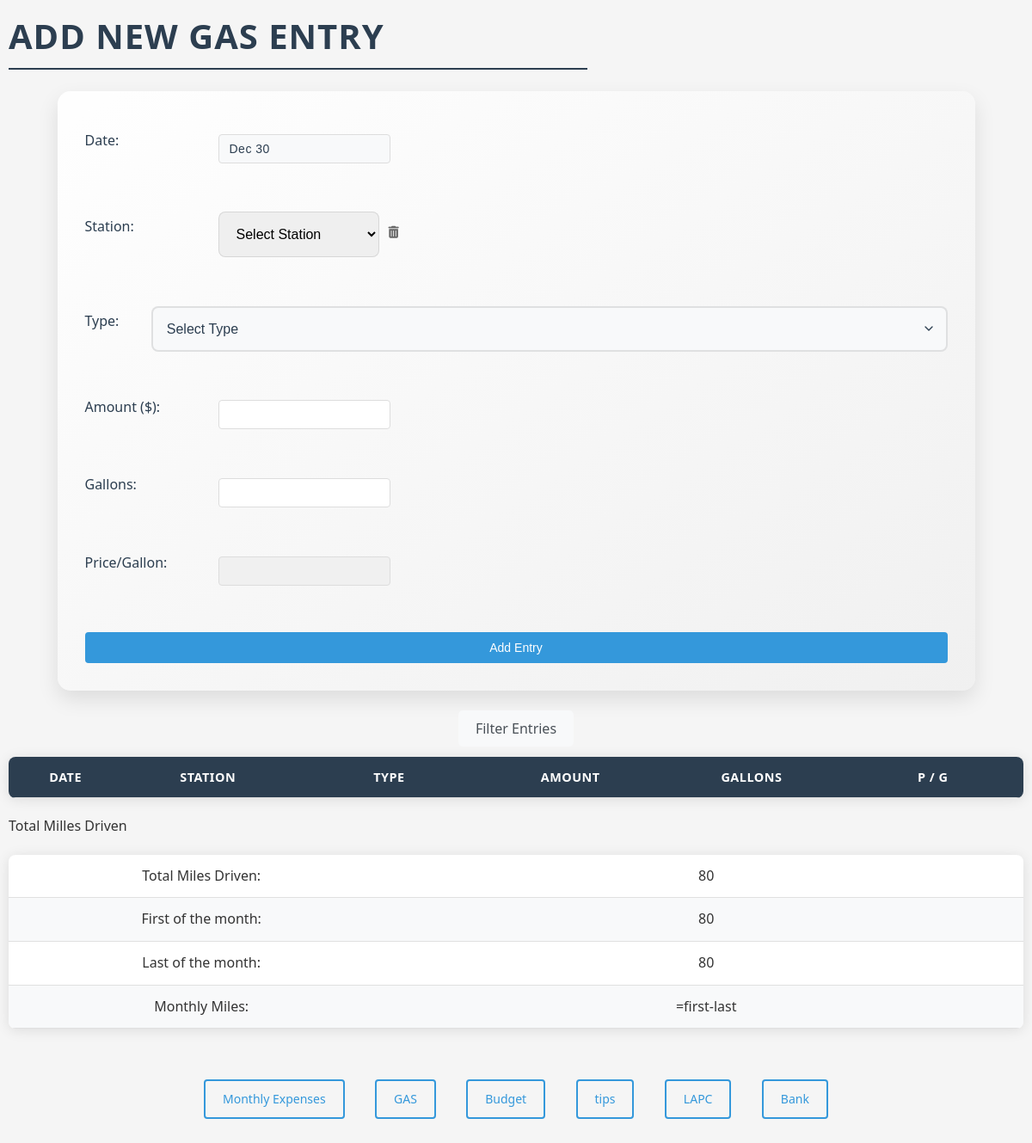
The page /gas.php on the database as committed earlier.
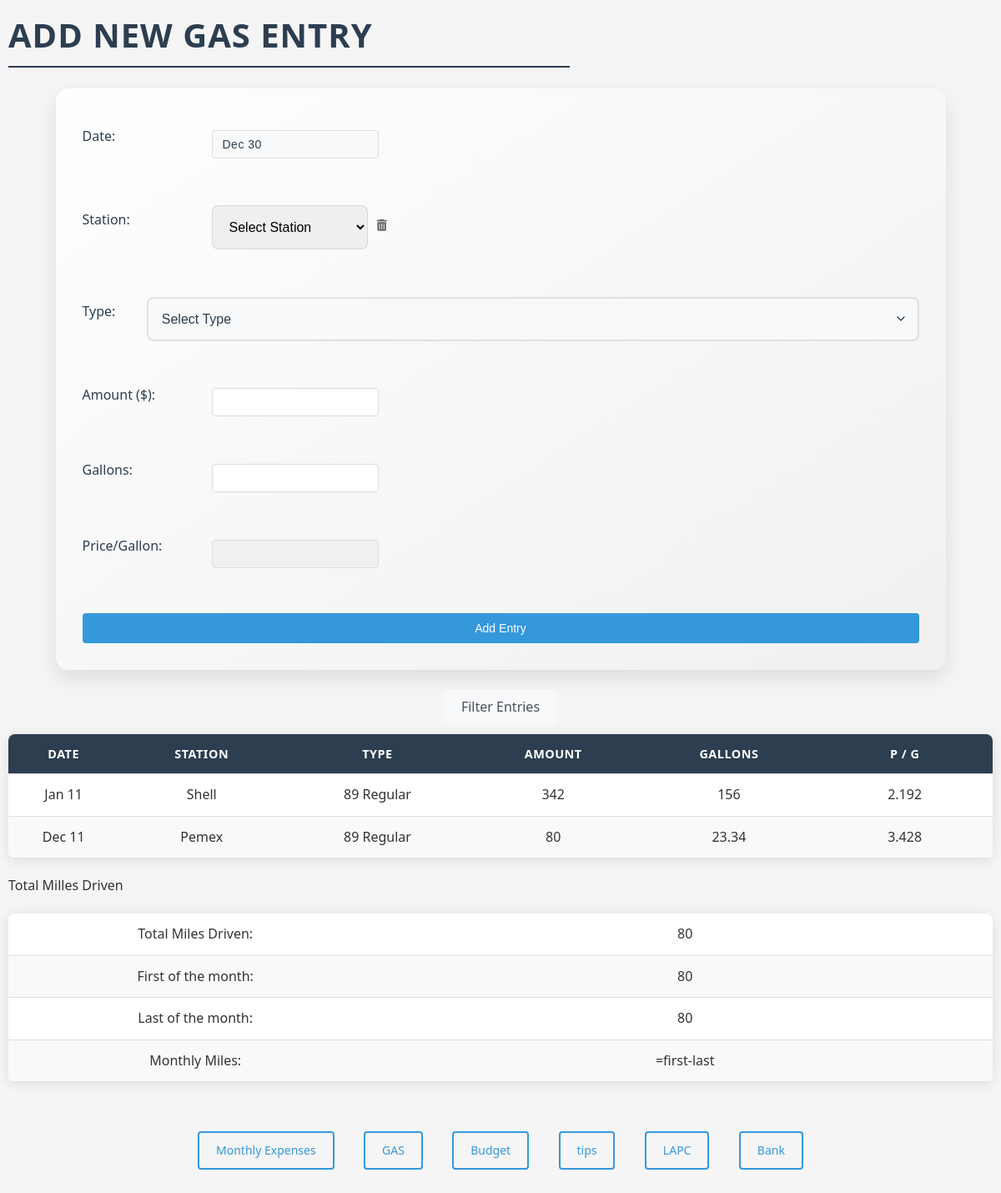
The same page on the database as committed later.
### tables this page shows
CREATE TABLE gas (
            id INTEGER PRIMARY KEY AUTOINCREMENT,
            date TEXT NOT NULL,
            station TEXT NOT NULL,
            type TEXT NOT NULL,
            amount REAL NOT NULL,
            gallons REAL NOT NULL,
            price_per_gallon REAL NOT NULL
        , year INTEGER);

### gas.php (the view, shortened to what this page needs)
<?php
require_once 'db_connect.php';
?>
<!DOCTYPE html>
<html lang="en">
<head>
    <link rel="stylesheet" href="style.css">
    <link rel="stylesheet" href="gas.css">
    <link rel="stylesheet" href="https://cdnjs.cloudflare.com/ajax/libs/font-awesome/6.0.0/css/all.min.css">
</head>
<body>
    <h1>Add New Gas Entry</h1>
    <form id="gasForm" method="post" action="<?php echo $_SERVER['PHP_SELF']; ?>">
        <div class="form-group">
            <label for="date">Date:</label>
            <input type="text" id="date" name="date" value="<?php echo date('M j'); ?>" required>
        </div>
        <div class="form-group">
            <label for="station">Station:</label>
            <select id="station" name="station"
                onchange="if(this.value=='other') document.getElementById('newStationDiv').style.display='block'; else document.getElementById('newStationDiv').style.display='none';">
                <option value="">Select Station</option>
            </select>
            <button type="button" onclick="removeStation()"
                style="margin-left: 5px; transform: translateY(-1px); padding: 2px 6px; background: none; border: none; cursor: pointer;">
                <i class="fas fa-trash-alt" style="color: #666; font-size: 14px;"></i>
            </button>
        </div>
        <div class="form-group">
            <label for="type">Type:</label>
            <select id="type" name="type" required>
                <option value="">Select Type</option>
            </select>
        </div>
        <div class="form-group">
            <label for="amount">Amount ($):</label>
            <input type="number" id="amount" name="amount" step="0.01" required oninput="calculatePPG()">
        </div>
        <div class="form-group">
            <label for="gallons">Gallons:</label>
            <input type="number" id="gallons" name="gallons" step="0.001" required oninput="calculatePPG()">
        </div>
        <div class="form-group">
            <label for="ppg">Price/Gallon:</label>
            <input type="number" id="ppg" name="ppg" step="0.001" readonly style="background-color: #f0f0f0;">
        </div>
        <button type="submit">Add Entry</button>
    </form>
    <details>
        <summary>Filter Entries</summary>
    </details>
    <table>
        <thead>
            <tr>
                <th>Date</th>
                <th>Station</th>
                <th>Type</th>
                <th>Amount</th>
                <th>Gallons</th>
                <th>P / G</th>
            </tr>
        </thead>
        <tbody>
            <?php
            $db = new Database();
            $entries = $db->getAllGasEntries();
            foreach ($entries as $entry) {
                echo "<tr onclick='showEntry(" . json_encode($entry) . ")'>";
                echo "<td>{$entry['date']}</td>";
                echo "<td>{$entry['station']}</td>";
                echo "<td>{$entry['type']}</td>";
                echo "<td>{$entry['amount']}</td>";
                echo "<td>{$entry['gallons']}</td>";
                echo "<td>{$entry['price_per_gallon']}</td>";
                echo "</tr>";
            }
            ?>
        </tbody>
    </table>
    <table>
        <tbody>
            <tr>
                <td>Total Miles Driven:</td>
                <td id="totalMiles">80</td>
            </tr>
            <tr>
                <td>First of the month:</td>
                <td id="first_of_the_month">80</td>
            </tr>
            <tr>
                <td>Last of the month:</td>
                <td id="first_of_the_month">80</td>
            </tr>
            <tr>
                <td>Monthly Miles:</td>
                <td id="monthly_miles">=first-last</td>
            </tr>
        </tbody>
    </table>
    <?php footer();?>
</body>
</html>

### db_connect.php (shortened to what this page needs)
<?php
class Database {
    private $db;
    public function __construct() {
        try {
            $this->db = new PDO('sqlite:expenses.db');
            $this->db->setAttribute(PDO::ATTR_ERRMODE, PDO::ERRMODE_EXCEPTION);
        } catch (PDOException $e) {
            echo "Error connecting to database: " . $e->getMessage();
        }
    }
    private function createTable() {
        $query = "CREATE TABLE IF NOT EXISTS expenses (
            id INTEGER PRIMARY KEY AUTOINCREMENT,
            date TEXT NOT NULL,
            item TEXT NOT NULL,
            place TEXT NOT NULL,
            amount REAL NOT NULL,
            type TEXT NOT NULL,
            created_at DATETIME DEFAULT CURRENT_TIMESTAMP
        )";
        $this->db->exec($query);
    }
    private function createGasTable() {
        $this->db->exec("CREATE TABLE IF NOT EXISTS gas (
            id INTEGER PRIMARY KEY AUTOINCREMENT,
            date TEXT NOT NULL,
            year INTEGER NOT NULL,
            station TEXT NOT NULL,
            type TEXT NOT NULL,
            amount REAL NOT NULL,
            gallons REAL NOT NULL,
            price_per_gallon REAL NOT NULL
        )");
    }
    public function getAllGasEntries() {
        $query = "SELECT * FROM gas ORDER BY date DESC";
        $stmt = $this->db->query($query);
        return $stmt->fetchAll(PDO::FETCH_ASSOC);
    }
}
function footer () {
    echo '<div class="footer">
        <a href="monthly.php">Monthly Expenses</a>
        <a href="gas.php">GAS</a>
        <a href="#Budget">Budget</a>
        <a href="#tips">tips</a>
        <a href="#LAPC">LAPC</a>
        <a href="bank.php">Bank</a>
        <div>';
}
?>

### style.css (style rules this page uses)
html, body { margin: 0; padding: 0; background-color: #f5f5f5; }
body { color: #333; font-family: 'Segoe UI', Arial, sans-serif; line-height: 1.6; padding: 10px; box-sizing: border-box; max-width: 100vw; overflow-x: hidden; padding-bottom: fit-content; }
h1 { margin-top: 0; color: #2c3e50; margin-bottom: 20px; font-weight: 700; font-size: 2.5em; text-transform: uppercase; letter-spacing: 1px; border-bottom: 2px solid #2c3e50; display: inline; padding-right: 20%; padding-bottom: 10px; }
summary { display: inline; cursor: pointer; color: #333; padding-right: 2%; font-weight: 600; border-radius: 5%; }
form { width: 85%; margin: 2rem auto; background: linear-gradient(to right bottom, rgba(255, 255, 255, 0.95), rgba(240, 240, 240, 0.98)); padding: 2rem; border-radius: 15px; box-shadow: 0 10px 25px rgba(0, 0, 0, 0.1); display: flex; flex-direction: column; gap: 1.5rem; transition: box-shadow 0.3s ease, transform 0.3s ease; }
input[type="text"], input[type="number"], select { padding: 1rem; margin-top: 1.1rem; border: 1px solid rgba(0, 0, 0, 0.1); border-radius: 8px; font-size: 1rem; height: 120%; box-sizing: border-box; transition: border-color 0.2s ease, box-shadow 0.2s ease; }
input[name="date"], select[name="type"] { background-color: #f8f9fa; border-width: 2px; font-weight: 500; }
input[name="date"] { color: #2c3e50; letter-spacing: 0.5px; }
select[name="type"] { color: #2c3e50; cursor: pointer; background-repeat: no-repeat; background-position: right 12px center; background-size: 16px; padding-right: 40px; -webkit-appearance: none; -moz-appearance: none; appearance: none; }
input[name="date"], select[name="type"], input[name="item"], input[name="place"], input[name="amount"] { grid-column: auto; width: 200%; min-width: 0; }
input[name="amount"] { padding-right: 8px; }
table { table-layout: fixed; width: 99%; background: white; border-radius: 8px; border: none; box-shadow: 0 2px 4px rgba(0, 0, 0, 0.1); overflow: hidden; }
th:first-child, td:first-child { margin: 0; padding: 0; }
th:last-child, td:last-child { width: 40px; }
th { background-color: #2c3e50; color: white; padding: 15px; text-align: left; }
td { border-bottom: 1px solid #eee; word-wrap: break-word; }
tr:nth-child(even) { background-color: #f9f9f9; }
a { display: inline; color: #3498db; text-decoration: none; padding: 10px 20px; border: 2px solid #3498db; border-radius: 4px; transition: all 0.3s; }
.footer { display: flex; justify-content: center; flex-wrap: wrap; align-items: center; font-size: 14px; }
.footer a { margin: 1.5%; }

Rows that differ between the two databases and show on the page:
added gas: date "Jan 11", station "Shell", type "89 Regular", amount "342", gallons "156", price_per_gallon "2.192"
added gas: date "Dec 11", station "Pemex", type "89 Regular", amount "80", gallons "23.34", price_per_gallon "3.428"
